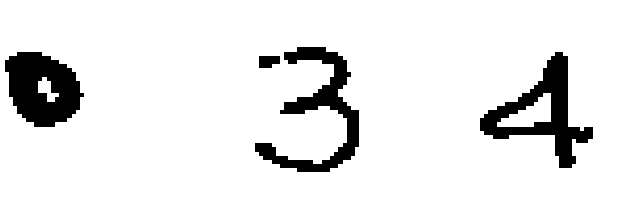
#> input picture data/celdas_dinamicas/Anza_iván_dinamico.png, 630 x 222 px; its folder holds only this picture in this run
$ python -i visual_anomaly.py   (imports and definitions only)
#> lines starting #> are read from the running program, lines starting #| are printed output that depends on the picture; after the words box and inside, x2 and y2 are one past the last pixel; in counts of white or black regions, pixels touching at a corner belong together
"""
Analizador visual — Capa 1.
Detecta anomalías en celdas usando OpenCV: grosor de trazo,
forma del separador, densidad de tinta superpuesta.
"""
import cv2
import numpy as np
from typing import Dict, Any


def score_grosor_trazo(cell_image: np.ndarray) -> float:
    """Mide grosor del trazo; 0=normal, 1=anómalo."""
    if cell_image is None or cell_image.size == 0:
        return 0.0

    gray = cv2.cvtColor(cell_image, cv2.COLOR_BGR2GRAY) if len(cell_image.shape) == 3 else cell_image
    _, binary = cv2.threshold(gray, 127, 255, cv2.THRESH_BINARY_INV)

    # Contar píxeles de tinta
    ink_pixels = np.sum(binary > 0)
    total_pixels = binary.size

    if total_pixels == 0:
        return 0.0

    ink_ratio = ink_pixels / total_pixels

    # Umbrales empíricos: trazo normal ~5-15% de tinta
    if ink_ratio < 0.02:
        return 0.0  # celda vacía
    elif ink_ratio < 0.08:
        return 0.2  # trazo normal
    elif ink_ratio < 0.20:
        return 0.5  # trazo grueso
    else:
        return 1.0  # trazo muy anómalo


def score_forma_separador(cell_image: np.ndarray) -> float:
    """Detecta separador anómalo (círculo relleno vs punto fino)."""
    if cell_image is None or cell_image.size == 0:
        return 0.0

    gray = cv2.cvtColor(cell_image, cv2.COLOR_BGR2GRAY) if len(cell_image.shape) == 3 else cell_image
    _, binary = cv2.threshold(gray, 127, 255, cv2.THRESH_BINARY_INV)

    contours, _ = cv2.findContours(binary, cv2.RETR_EXTERNAL, cv2.CHAIN_APPROX_SIMPLE)

    if not contours:
        return 0.0

    # Buscar contornos grandes y circulares (separadores anómalos)
    h, w = binary.shape
    cell_area = h * w

    for cnt in contours:
        area = cv2.contourArea(cnt)
        if area < 50:
            continue

        # Circularidad: 4π * area / perímetro²
        perimeter = cv2.arcLength(cnt, True)
        if perimeter == 0:
            continue

        circularity = 4 * np.pi * area / (perimeter * perimeter)

        # Círculo casi perfecto + área significativa = separador anómalo
        if circularity > 0.7 and area > cell_area * 0.05:
            return 0.8

        # Contorno grande (posible mancha)
        if area > cell_area * 0.15:
            return 0.6

    return 0.0


def score_densidad_tinta_superpuesta(cell_image: np.ndarray) -> float:
    """Detecta sobreescritura/tachón por variabilidad de densidad."""
    if cell_image is None or cell_image.size == 0:
        return 0.0

    gray = cv2.cvtColor(cell_image, cv2.COLOR_BGR2GRAY) if len(cell_image.shape) == 3 else cell_image

    # Calcular variabilidad local (desviación estándar en ventanas)
    h, w = gray.shape
    if h < 10 or w < 10:
        return 0.0

    # Dividir en regiones y medir variabilidad
    region_h = max(h // 3, 1)
    region_w = max(w // 3, 1)

    region_variances = []
    for i in range(3):
        for j in range(3):
            y1, y2 = i * region_h, min((i + 1) * region_h, h)
            x1, x2 = j * region_w, min((j + 1) * region_w, w)
            region = gray[y1:y2, x1:x2]
            if region.size > 0:
                region_variances.append(np.std(region.astype(float)))

    if not region_variances:
        return 0.0

    mean_std = np.mean(region_variances)

    # Alta variabilidad = posible tachón/sobreescritura
    if mean_std < 20:
        return 0.0
    elif mean_std < 40:
        return 0.3
    elif mean_std < 60:
        return 0.6
    else:
        return 1.0


def analyze_cell_visual(cell_image: np.ndarray) -> Dict[str, Any]:
    """
    Analiza una celda individual y devuelve los 3 scores.

    Returns:
        {
            "score_grosor": float,
            "score_separador": float,
            "score_tinta": float,
            "score_global": float  (promedio de los 3)
        }
    """
    s_grosor = score_grosor_trazo(cell_image)
    s_separador = score_forma_separador(cell_image)
    s_tinta = score_densidad_tinta_superpuesta(cell_image)

    return {
        "score_grosor": round(s_grosor, 4),
        "score_separador": round(s_separador, 4),
        "score_tinta": round(s_tinta, 4),
        "score_global": round((s_grosor + s_separador + s_tinta) / 3.0, 4)
    }


def analyze_all_cells_visual(cells: list) -> Dict[str, Any]:
    """
    Analiza todas las celdas y devuelve estadísticas agregadas.

    Returns:
        {
            "cells_scores": [{idx, scores}],
            "score_max": float,
            "score_promedio": float,
            "celdas_sospechosas": int
        }
    """
    cells_scores = []
    all_scores = []

    for cell in cells:
        img = cell.get("image")
        scores = analyze_cell_visual(img)
        cells_scores.append({
            "idx": cell.get("candidate_index", cell.get("idx", 0)),
            "bbox_norm": cell.get("bbox_norm", []),
            "scores": scores
        })
        all_scores.append(scores["score_global"])

    score_max = max(all_scores) if all_scores else 0.0
    score_promedio = np.mean(all_scores) if all_scores else 0.0
    celdas_sospechosas = sum(1 for s in all_scores if s > 0.5)

    return {
        "cells_scores": cells_scores,
        "score_max": round(score_max, 4),
        "score_promedio": round(score_promedio, 4),
        "celdas_sospechosas": celdas_sospechosas
    }

>>> import cv2
>>> picture = cv2.imread('../../data/celdas_dinamicas/Anza_iván_dinamico.png')
#> picture is the input picture: shape (222, 630, 3); 91.3% white; 4 black regions, box (x1, y1, x2, y2) and area: (480, 52, 593, 168) 4082, (5, 52, 84, 127) 4051, (255, 47, 359, 172) 3842, (259, 56, 280, 68) 220
>>> result = analyze_cell_visual(picture)
#> in score_grosor_trazo, `_, binary = cv2.threshold(gray, 127, 255, cv2.THRESH_BINARY_INV)`: binary: shape (222, 630); 8.7% white; 4 white regions
#> in score_grosor_trazo, `ink_pixels = np.sum(binary > 0)`: ink_pixels = 12195
#> in score_grosor_trazo, `ink_ratio = ink_pixels / total_pixels`: ink_ratio = 0.0872
#> in analyze_cell_visual, `s_grosor = score_grosor_trazo(cell_image)`: s_grosor = 0.5
#> in score_forma_separador, `contours, _ = cv2.findContours(binary, cv2.RETR_EXTERNAL, cv2.CHAIN_AP..`: contours = 4 contours; box (x1, y1, x2, y2) and area: (480, 52, 593, 168) 4802, (5, 52, 84, 127) 4172, (255, 47, 359, 172) 3476, (259, 56, 280, 68) 188
#> the loop in score_forma_separador, `for cnt in contours:` made 4 passes
#> (area, perimeter, circularity) on passes 1 to 4: (188.5, 61.41, 0.628), (4801.5, 470.2, 0.273), (4172, 292.3, 0.614), (3475.5, 751.3, 0.0774)
#> in analyze_cell_visual, `s_separador = score_forma_separador(cell_image)`: s_separador = 0
#> after the loop in score_densidad_tinta_superpuesta, `for i in range(3):`:
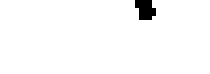
#> region: shape (74, 210); 97.9% white; 1 black region, box (x1, y1, x2, y2) and area: (135, 0, 156, 20) 324
#> after the loop in score_densidad_tinta_superpuesta, `for i in range(3):`: region_variances = [66.32, 65.15, 41.26, 99.57, 82.98, 104.7, 0, 65.4, 36.43]
#> in score_densidad_tinta_superpuesta, `mean_std = np.mean(region_variances)`: mean_std = 62.43
#> in analyze_cell_visual, `s_tinta = score_densidad_tinta_superpuesta(cell_image)`: s_tinta = 1
#> result = {'score_grosor': 0.5, 'score_separador': 0, 'score_tinta': 1, 'score_global': 0.5}

$ run again, on data/celdas_dinamicas/Turbo_001_abelardo_dinamico.png
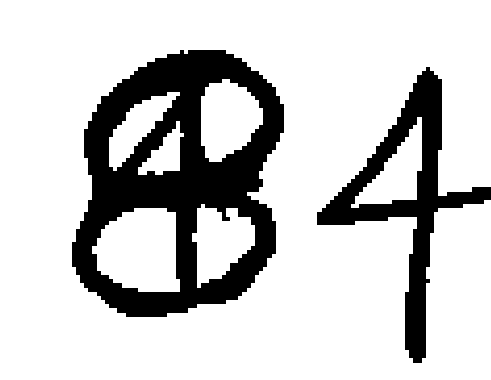
#> input picture data/celdas_dinamicas/Turbo_001_abelardo_dinamico.png, 491 x 380 px
#> picture is the input picture: shape (380, 491, 3); 79.4% white; 2 black regions, box (x1, y1, x2, y2) and area: (72, 50, 284, 317) 27939, (317, 67, 491, 363) 10460
#> binary: shape (380, 491); 20.6% white; 2 white regions
#> ink_pixels = 38399
#> ink_ratio = 0.206
#> s_grosor = 1
#> contours = 2 contours; box (x1, y1, x2, y2) and area: (72, 50, 284, 317) 43707, (317, 67, 491, 363) 12748
#> the loop in score_forma_separador, `for cnt in contours:` made 2 passes
#> (area, perimeter, circularity) on passes 1 to 2: (12748, 980.7, 0.167), (43707, 1001.8, 0.547)
#> s_separador = 0.6
#> after the loop in score_densidad_tinta_superpuesta, `for i in range(3):`:
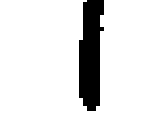
#> region: shape (126, 163); 89.5% white; 1 black region, box (x1, y1, x2, y2) and area: (79, 0, 104, 111) 2147
#> after the loop in score_densidad_tinta_superpuesta, `for i in range(3):`: region_variances = [82.35, 111.1, 72.09, 115.1, 125.8, 117.9, 83.73, 95.15, 78.02]
#> mean_std = 97.91
#> s_tinta = 1
#> result = {'score_grosor': 1, 'score_separador': 0.6, 'score_tinta': 1, 'score_global': 0.867}

$ run again, on data/celdas_dinamicas/Turbo_006_abelardo_dinamico.png
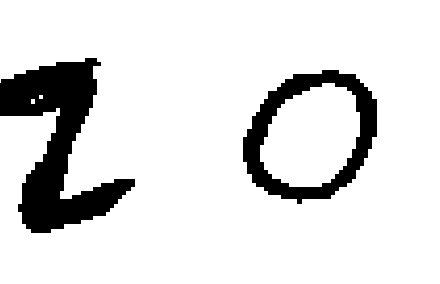
#> input picture data/celdas_dinamicas/Turbo_006_abelardo_dinamico.png, 440 x 284 px
#> picture is the input picture: shape (284, 440, 3); 87.3% white; 2 black regions, box (x1, y1, x2, y2) and area: (0, 58, 135, 233) 10142, (243, 70, 377, 204) 5721
#> binary: shape (284, 440); 12.7% white; 2 white regions
#> ink_pixels = 15863
#> ink_ratio = 0.127
#> s_grosor = 0.5
#> contours = 2 contours; box (x1, y1, x2, y2) and area: (243, 70, 377, 204) 13202, (0, 58, 135, 233) 9779
#> the loop in score_forma_separador, `for cnt in contours:` made 2 passes
#> (area, perimeter, circularity) on passes 1 to 2: (13201.5, 511.5, 0.634), (9779, 816.7, 0.184)
#> s_separador = 0
#> after the loop in score_densidad_tinta_superpuesta, `for i in range(3):`:
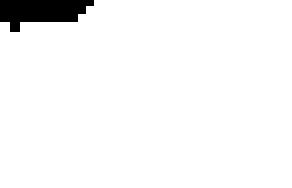
#> region: shape (94, 146) (shown 2 times larger); 96.4% white; 1 black region, box (x1, y1, x2, y2) and area: (0, 0, 47, 16) 494
#> after the loop in score_densidad_tinta_superpuesta, `for i in range(3):`: region_variances = [99.3, 30.86, 70.29, 118.3, 88.49, 84.85, 108.8, 32.31, 47.5]
#> mean_std = 75.63
#> s_tinta = 1
#> result = {'score_grosor': 0.5, 'score_separador': 0, 'score_tinta': 1, 'score_global': 0.5}
